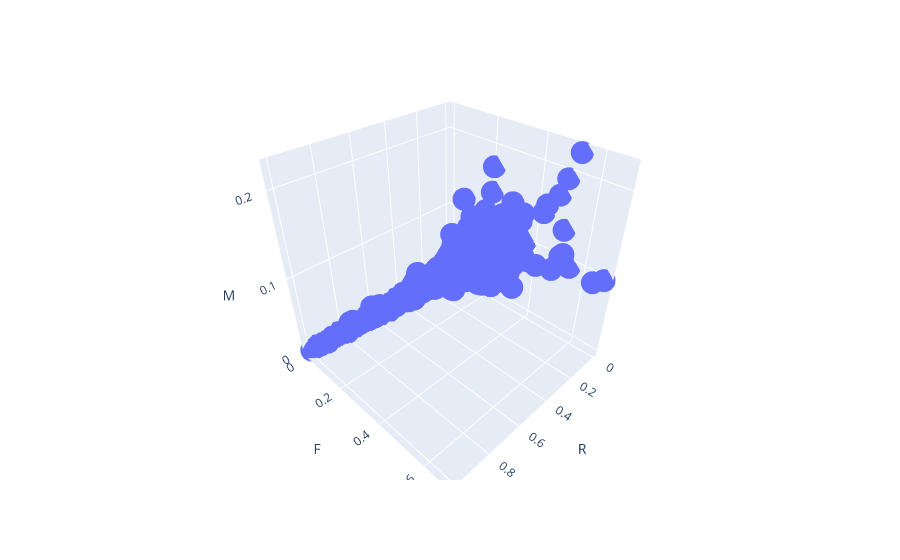

Notebook code for this chart:
### Code cell
fig = px.scatter_3d(data_num_scaled ,x = "R",y = "F",z = "M")
fig.show()

### Figure 1 — Plotly figure (JSON) as saved in the notebook; plotly's stock layout.template omitted (floating-point values rounded to 4 significant figures; data arrays with more than 128 entries replaced by an {"elided": "..."} marker saying what was removed)
{"data": [{"hoverlabel": {"namelength": 0}, "hovertemplate": "R=%{x}<br>F=%{y}<br>M=%{z}", "legendgroup": "", "marker": {"color": "#636efa", "symbol": "circle"}, "mode": "markers", "name": "", "scene": "scene", "showlegend": false, "type": "scatter3d", "x": {"elided": "2359 float values"}, "y": {"elided": "2359 float values"}, "z": {"elided": "2359 float values"}}], "layout": {"legend": {"tracegroupgap": 0}, "margin": {"t": 60}, "scene": {"domain": {"x": [0, 1], "y": [0, 1]}, "xaxis": {"title": {"text": "R"}}, "yaxis": {"title": {"text": "F"}}, "zaxis": {"title": {"text": "M"}}}}}
